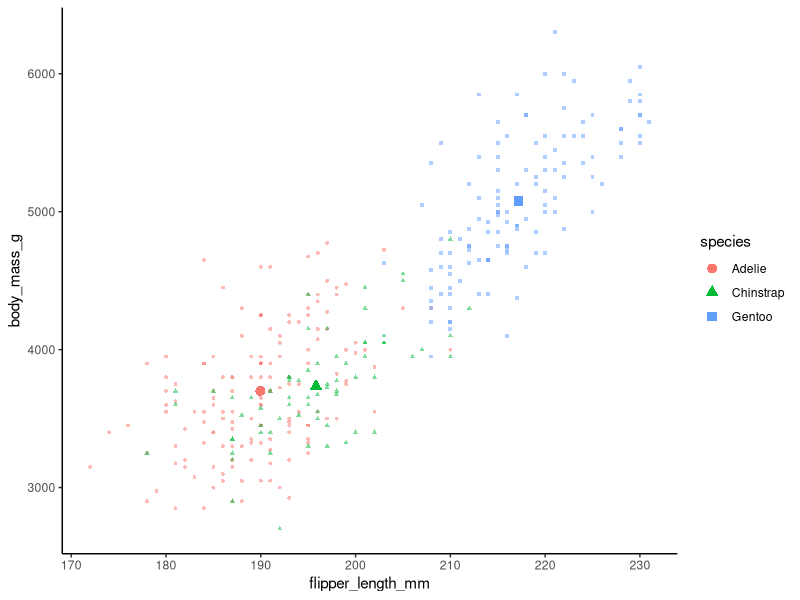

This chart was generated by the following R code:
## ---- chunk 1
#| messages: false
#| warning: false

# load packages
library(palmerpenguins)
library(dplyr)
library(ggplot2)
## ---- chunk 2
# import data
data_import <- penguins
## ---- chunk 3
# transform data
data_plot <- data_import |>
  mutate(.by = species,
         flipper_length_mm.mean = mean(flipper_length_mm, na.rm = TRUE),
         body_mass_g.mean = mean(body_mass_g, na.rm = TRUE))
## ---- chunk 4
# visualize data
ggplot(data_plot, aes(x = flipper_length_mm, y = body_mass_g,
                      color = species, shape = species)) +
  geom_point(size = 1, alpha = .5) +
  geom_point(aes(x = flipper_length_mm.mean, y = body_mass_g.mean, 
                 color = species), size = 3) +
  theme_classic()
## ---- chunk 5
# statistical analysis
cor.test(data_import$body_mass_g, data_import$flipper_length_mm)
